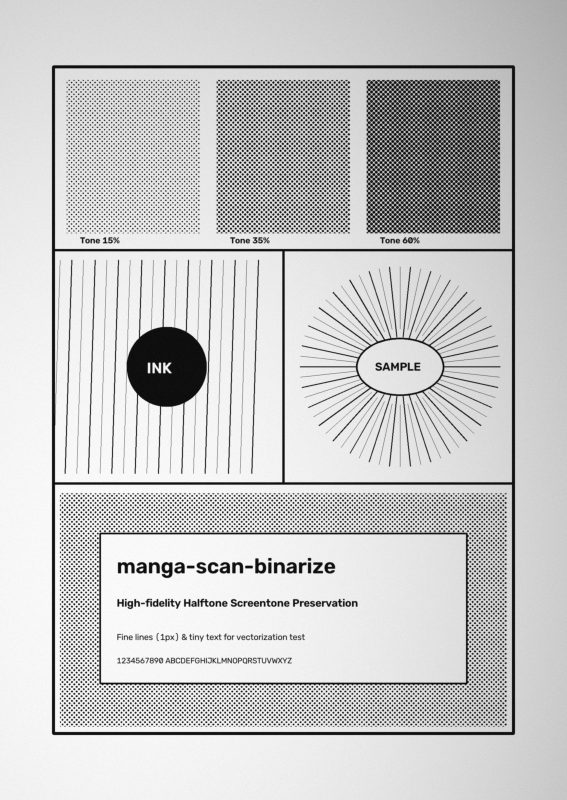
#> input picture samples/sample_page.jpg, 1700 x 2400 px (shown at 1/3 size)
$ python metric.py ../samples/sample_page.jpg
#> lines starting #> are read from the running program, lines starting #| are printed output that depends on the picture; after the words box and inside, x2 and y2 are one past the last pixel; in counts of white or black regions, pixels touching at a corner belong together
import numpy as np, cv2, sys
np.random.seed(0)
h,w=2400,1700
page=np.full((h,w),255,np.uint8)
yy,xx=np.mgrid[0:h,0:w].astype(np.float32)
th=np.deg2rad(45);u=xx*np.cos(th)+yy*np.sin(th);v=-xx*np.sin(th)+yy*np.cos(th)
cell=10.0;d=np.sqrt(((u%cell)-cell/2)**2+((v%cell)-cell/2)**2)
for dens,box in [(0.15,(200,300,900,900)),(0.35,(200,1050,900,1650)),(0.60,(1000,300,1700,900))]:
    r=np.sqrt(dens/np.pi)*cell; y0,x0,y1,x1=box
    page[y0:y1,x0:x1]=np.where(d[y0:y1,x0:x1]<r,0,255)
cv2.rectangle(page,(150,250),(1550,2150),0,6); cv2.line(page,(150,950),(1550,950),0,4)
#> after `cv2.rectangle(page, (150, 250), (1550, 2150), 0, 6)`:
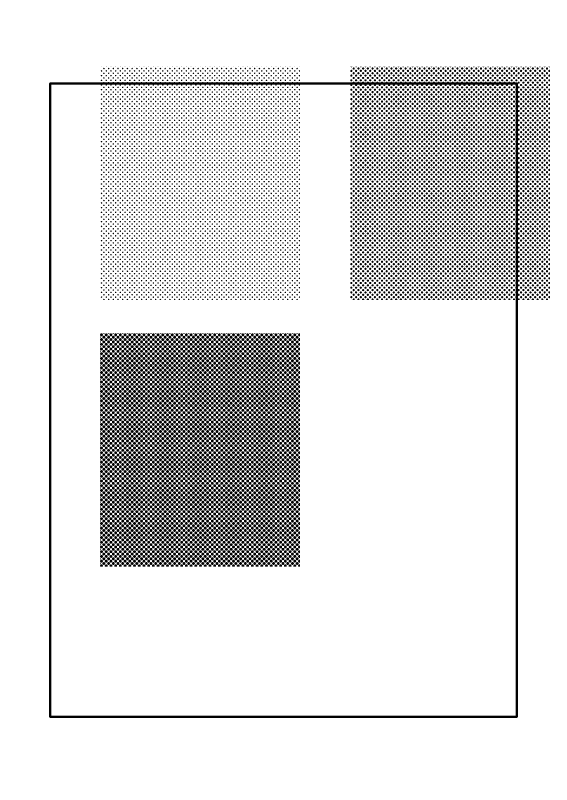
#> page: shape (2400, 1700) (shown at 1/3 size); 87.6% white; 11239 black regions (4260 under 20 px), largest, box (x1, y1, x2, y2) and area: (147, 245, 1559, 2154) 49623, (378, 1375, 415, 1412) 561, (477, 1375, 514, 1412) 561
#> after `cv2.line(page, (150, 950), (1550, 950), 0, 4)`:
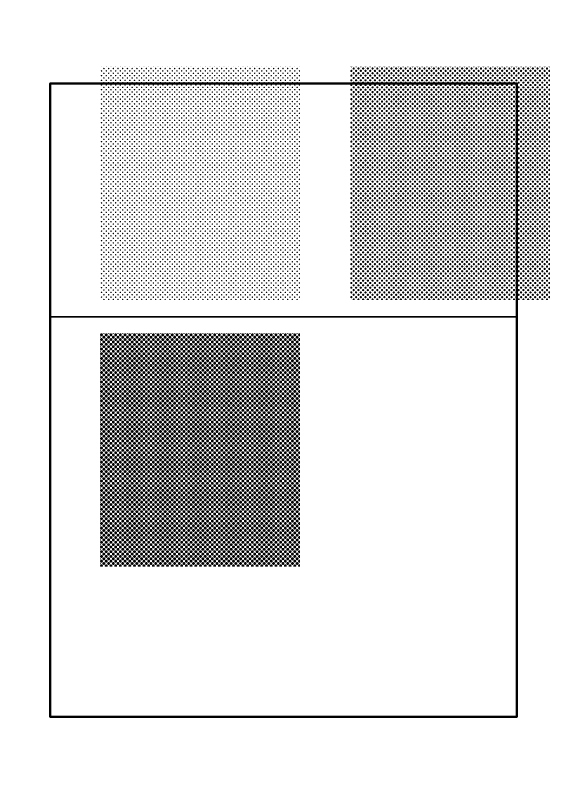
#> page: shape (2400, 1700) (shown at 1/3 size); 87.5% white; 11239 black regions (4260 under 20 px), largest, box (x1, y1, x2, y2) and area: (147, 245, 1559, 2154) 56588, (378, 1375, 415, 1412) 561, (477, 1375, 514, 1412) 561
for i in range(12): cv2.line(page,(1050+i*40,1000),(1000+i*40,1650),0,1+i%3)
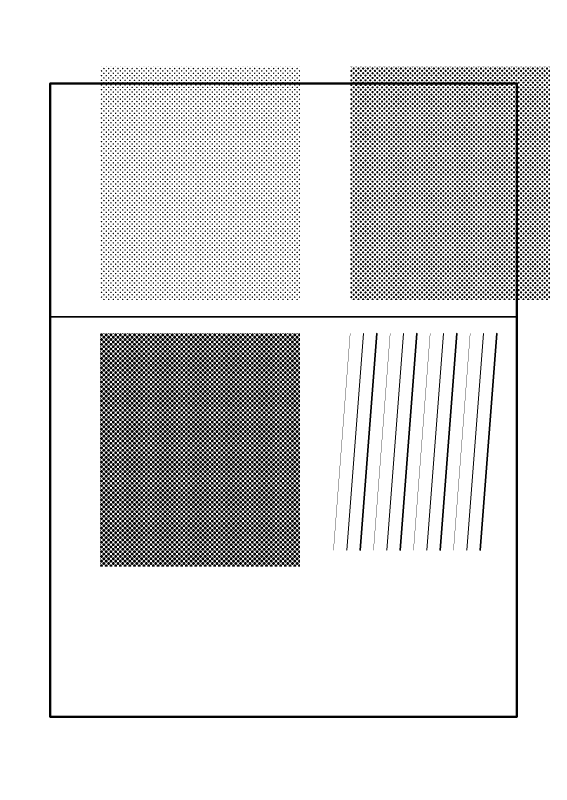
#> page: shape (2400, 1700) (shown at 1/3 size); 86.9% white; 11251 black regions (4260 under 20 px), largest, box (x1, y1, x2, y2) and area: (147, 245, 1559, 2154) 56588, (1078, 998, 1133, 1653) 3263, (1198, 998, 1253, 1653) 3263
cv2.circle(page,(1300,1900),180,0,-1)
cv2.putText(page,"MANGA TEST",(250,2050),cv2.FONT_HERSHEY_SIMPLEX,2.0,0,4,cv2.LINE_AA)
cv2.putText(page,"thin lines and small text 12345",(250,1800),cv2.FONT_HERSHEY_SIMPLEX,0.8,0,1,cv2.LINE_AA)
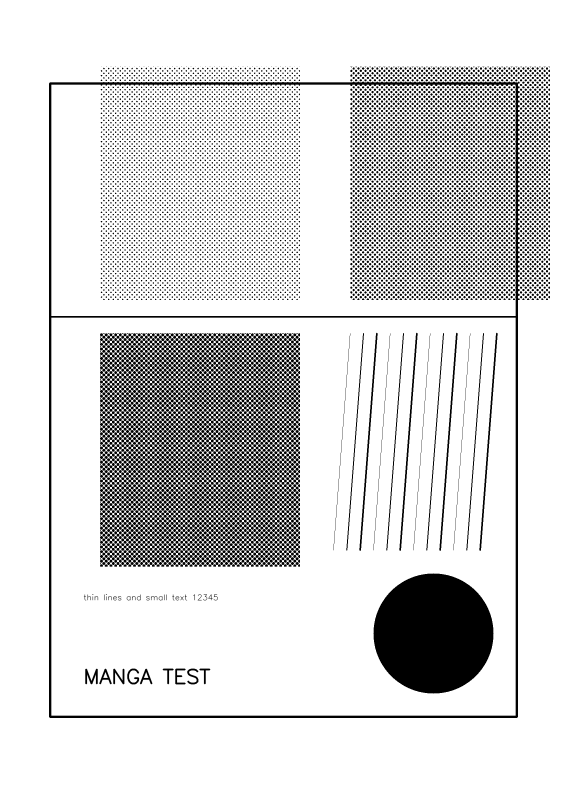
#> page: shape (2400, 1700) (shown at 1/3 size); min 0, max 255, mean 214.8
gt=(page<128)
bw=cv2.imdecode(np.fromfile(sys.argv[1],np.uint8),cv2.IMREAD_GRAYSCALE)<128
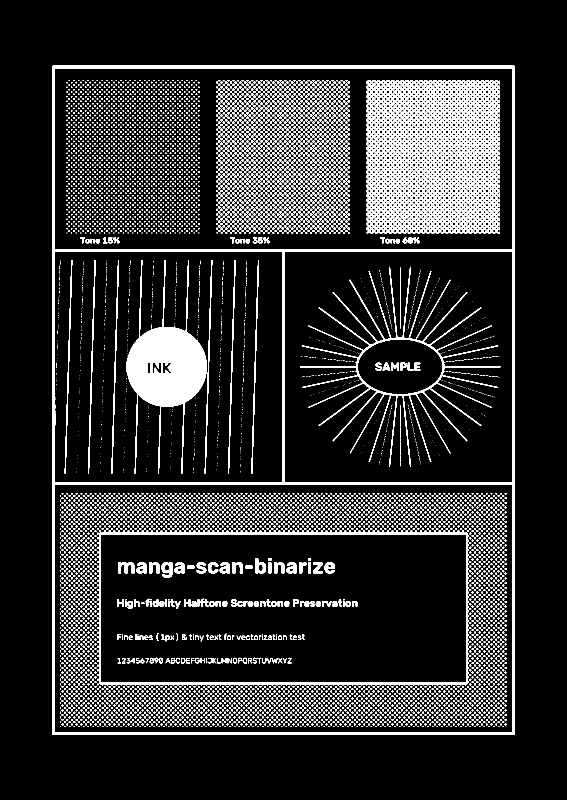
#> bw: shape (2400, 1700) bool (shown at 1/3 size); 12.9% white; 9781 white regions (3300 under 20 px), largest, box (x1, y1, x2, y2) and area: (156, 196, 1545, 2205) 84896, (1100, 240, 1500, 700) 81513, (380, 780, 620, 1421) 47828
acc = (gt == bw).mean() * 100
#> acc = 78.32
print(sys.argv[1], "一致率 %.2f%%" % acc, " GT黒率 %.2f%%" % (gt.mean() * 100), " 出力黒率 %.2f%%" % (bw.mean() * 100))
#| ../samples/sample_page.jpg 一致率 78.32%  GT黒率 15.77%  出力黒率 12.88%
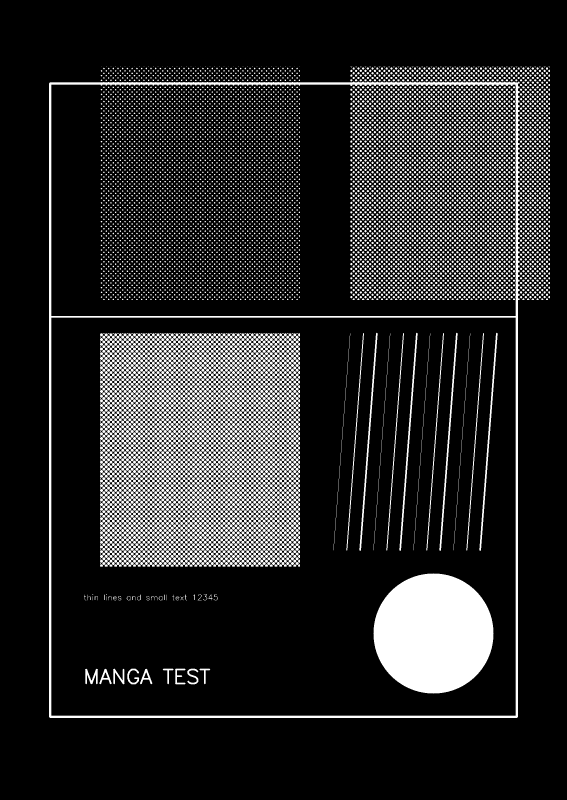
#> gt: shape (2400, 1700) bool (shown at 1/3 size); 15.8% white; 11289 white regions (4265 under 20 px), largest, box (x1, y1, x2, y2) and area: (1120, 1720, 1481, 2081) 101765, (147, 245, 1559, 2154) 56588, (1078, 998, 1133, 1653) 3263
for name, box in [("トーン15%", (200, 300, 900, 900)), ("トーン35%", (200, 1050, 900, 1650)), ("トーン60%", (1000, 300, 1700, 900)), ("細線", (1000, 1000, 1650, 1530)), ("小文字", (1750, 250, 1820, 1300))]:
    y0, x0, y1, x1 = box
    print("   %-9s GT黒 %5.1f%% -> 出力 %5.1f%%   一致 %5.2f%%" % (name, gt[y0:y1, x0:x1].mean() * 100, bw[y0:y1, x0:x1].mean() * 100, (gt[y0:y1, x0:x1] == bw[y0:y1, x0:x1]).mean() * 100))
#> this loop made 5 passes
#|    トーン15%    GT黒  15.9% -> 出力  17.4%   一致 80.24%
#|    トーン35%    GT黒  36.3% -> 出力  30.9%   一致 56.65%
#|    トーン60%    GT黒  60.0% -> 出力  19.4%   一致 44.09%
#|    細線        GT黒   6.8% -> 出力  11.3%   一致 83.54%
#|    小文字       GT黒  14.3% -> 出力  11.0%   一致 74.97%

if "--check" in sys.argv and acc < 99.5:
    sys.exit(f"エラー: 一致率が閾値を下回りました ({acc:.2f}% < 99.5%)")
